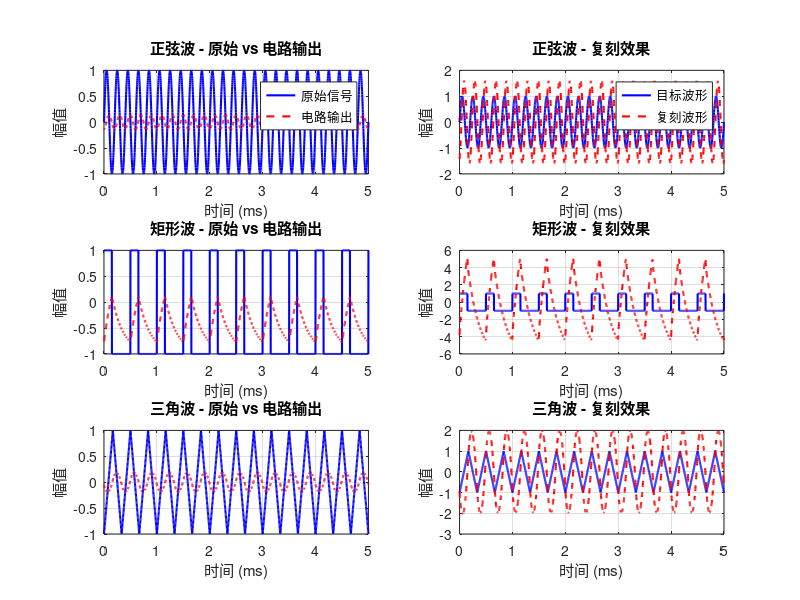
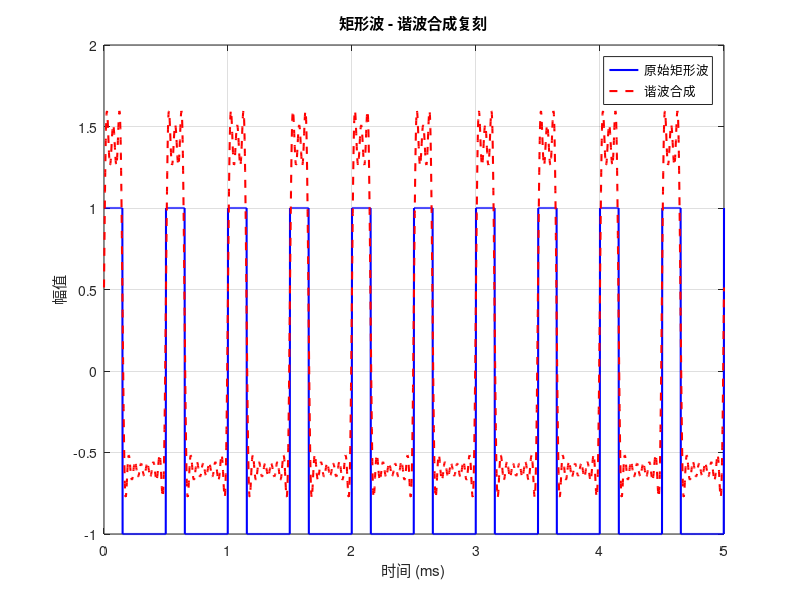
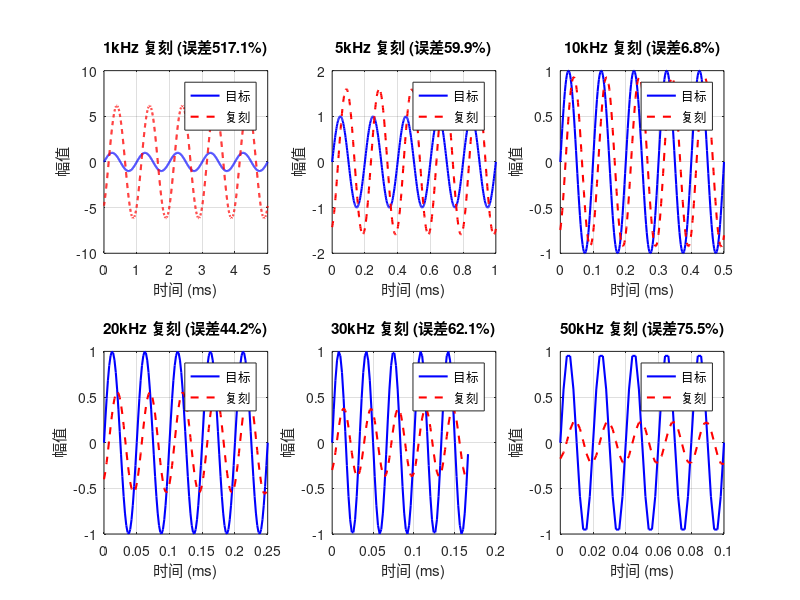

MATLAB code for these plots, in order:
%% 波形复刻算法仿真 - 发挥部分(2)
% 逆滤波器设计：使探究装置输出与未知电路输出一致

clear; clc; close all;

%% 1. 模拟未知RLC电路
R = 4.7e3;   % 4.7kΩ
L = 4.7e-3;  % 4.7mH
C = 47e-9;   % 47nF
type = 'lowpass';

% 传递函数
f = logspace(log10(1e3), log10(50e3), 500);
s = 2*pi*f * 1j;
w0 = 1/sqrt(L*C);
f0 = w0/(2*pi);
Q = sqrt(L/C)/R;

fprintf('=== 未知电路参数 ===\n');
fprintf('R=%.0fΩ, L=%.1fmH, C=%.0fnF\n', R, L*1000, C*1e9);
fprintf('谐振频率: %.2f Hz\n', f0);
fprintf('品质因数: %.4f\n', Q);

% 传递函数
H = 1 ./ (1 + s*R*C + s.^2*L*C);

%% 2. 测试波形生成
fs = 500e3;          % 采样率500kHz
t = 0:1/fs:0.005;   % 5ms时间窗口

% (a) 正弦波 5kHz
f_sin = 5000;
x_sin = sin(2*pi*f_sin*t);

% (b) 矩形波 2kHz, 占空比30%
f_sq = 2000;
duty = 30;
x_sq = square(2*pi*f_sq*t, duty);

% (c) 三角波 3kHz
f_tri = 3000;
x_tri = sawtooth(2*pi*f_tri*t, 0.5);

%% 3. 通过未知电路后的输出
function y = filter_signal(x, R, L, C, fs)
    % 使用传递函数滤波
    N = length(x);
    X = fft(x);
    f = (0:N-1) * fs / N;
    s = 2*pi*f * 1j;
    H = 1 ./ (1 + s*R*C + s.^2*L*C);
    % 共轭对称 (保证实数输出)
    if mod(N, 2) == 0
        H(N/2+2:end) = conj(H(N/2:-1:2));
    else
        H((N+1)/2+1:end) = conj(H((N+1)/2:-1:2));
    end
    Y = X .* H;
    y = real(ifft(Y));
end

y_sin = filter_signal(x_sin, R, L, C, fs);
y_sq = filter_signal(x_sq, R, L, C, fs);
y_tri = filter_signal(x_tri, R, L, C, fs);

%% 4. 逆滤波器设计
% 目标：设计逆滤波器 H_inv，使得 H_inv * H_circuit ≈ 1
% H_inv(s) = 1 / H(s) = (1 + sRC + s²LC) / 1

% 频域逆滤波
function x_inv = inverse_filter(y, R, L, C, fs)
    N = length(y);
    Y = fft(y);
    f = (0:N-1) * fs / N;
    s = 2*pi*f * 1j;

    % 原电路传递函数
    H = 1 ./ (1 + s*R*C + s.^2*L*C);

    % 逆滤波器（加正则化防止噪声放大）
    epsilon = 0.01;  % 正则化参数
    H_inv = 1 ./ (H + epsilon);

    % 限制逆滤波器增益（防止高频噪声放大）
    max_gain = 20;  % 最大增益限制
    H_inv(abs(H_inv) > max_gain) = max_gain * sign(H_inv(abs(H_inv) > max_gain));

    X_inv = Y .* H_inv;
    x_inv = real(ifft(X_inv));
end

%% 5. 波形复刻演示
figure('Name', '波形复刻效果', 'Position', [100 100 1200 900]);

% 正弦波复刻
subplot(3,2,1);
plot(t*1000, x_sin, 'b-', 'LineWidth', 1.5);
hold on;
plot(t*1000, y_sin, 'r--', 'LineWidth', 1.5);
grid on;
xlabel('时间 (ms)');
ylabel('幅值');
title('正弦波 - 原始 vs 电路输出');
legend('原始信号', '电路输出', 'Location', 'best');

subplot(3,2,2);
x_sin_inv = inverse_filter(y_sin, R, L, C, fs);
plot(t*1000, x_sin, 'b-', 'LineWidth', 1.5);
hold on;
plot(t*1000, x_sin_inv, 'r--', 'LineWidth', 1.5);
grid on;
xlabel('时间 (ms)');
ylabel('幅值');
title('正弦波 - 复刻效果');
legend('目标波形', '复刻波形', 'Location', 'best');

% 矩形波复刻
subplot(3,2,3);
plot(t*1000, x_sq, 'b-', 'LineWidth', 1.5);
hold on;
plot(t*1000, y_sq, 'r--', 'LineWidth', 1.5);
grid on;
xlabel('时间 (ms)');
ylabel('幅值');
title('矩形波 - 原始 vs 电路输出');

subplot(3,2,4);
x_sq_inv = inverse_filter(y_sq, R, L, C, fs);
plot(t*1000, x_sq, 'b-', 'LineWidth', 1.5);
hold on;
plot(t*1000, x_sq_inv, 'r--', 'LineWidth', 1.5);
grid on;
xlabel('时间 (ms)');
ylabel('幅值');
title('矩形波 - 复刻效果');

% 三角波复刻
subplot(3,2,5);
plot(t*1000, x_tri, 'b-', 'LineWidth', 1.5);
hold on;
plot(t*1000, y_tri, 'r--', 'LineWidth', 1.5);
grid on;
xlabel('时间 (ms)');
ylabel('幅值');
title('三角波 - 原始 vs 电路输出');

subplot(3,2,6);
x_tri_inv = inverse_filter(y_tri, R, L, C, fs);
plot(t*1000, x_tri, 'b-', 'LineWidth', 1.5);
hold on;
plot(t*1000, x_tri_inv, 'r--', 'LineWidth', 1.5);
grid on;
xlabel('时间 (ms)');
ylabel('幅值');
title('三角波 - 复刻效果');

%% 6. 误差分析
fprintf('\n=== 波形复刻误差分析 ===\n');

% 计算稳态部分的误差（忽略瞬态）
t_start = round(length(t)*0.2);  % 跳过前20%
t_end = round(length(t)*0.8);    % 跳过后20%

% 正弦波误差
x_sin_inv = inverse_filter(y_sin, R, L, C, fs);
rmse_sin = sqrt(mean((x_sin(t_start:t_end) - x_sin_inv(t_start:t_end)).^2));
amp_error_sin = abs(max(x_sin_inv(t_start:t_end)) - max(x_sin(t_start:t_end))) / max(x_sin(t_start:t_end)) * 100;
fprintf('正弦波: RMSE=%.4f, 幅度误差=%.2f%%\n', rmse_sin, amp_error_sin);

% 矩形波误差
x_sq_inv = inverse_filter(y_sq, R, L, C, fs);
rmse_sq = sqrt(mean((x_sq(t_start:t_end) - x_sq_inv(t_start:t_end)).^2));
fprintf('矩形波: RMSE=%.4f\n', rmse_sq);

% 三角波误差
x_tri_inv = inverse_filter(y_tri, R, L, C, fs);
rmse_tri = sqrt(mean((x_tri(t_start:t_end) - x_tri_inv(t_start:t_end)).^2));
fprintf('三角波: RMSE=%.4f\n', rmse_tri);

%% 7. 谐波分析法（用于矩形波复刻）
fprintf('\n=== 谐波分析法 ===\n');

function [amps, phases] = harmonic_analysis(x, f_fund, fs, n_harmonics)
    N = length(x);
    X = fft(x);
    f = (0:N/2) * fs / N;

    amps = zeros(1, n_harmonics);
    phases = zeros(1, n_harmonics);

    for h = 1:n_harmonics
        f_target = h * f_fund;
        [~, idx] = min(abs(f - f_target));
        amps(h) = 2 * abs(X(idx)) / N;
        phases(h) = angle(X(idx));
    end
end

% 分析矩形波谐波
n_harm = 10;
[amps_sq, phases_sq] = harmonic_analysis(x_sq, f_sq, fs, n_harm);

fprintf('矩形波谐波分析:\n');
fprintf('谐波次数\t频率(Hz)\t幅度\t\t相位(°)\n');
for h = 1:n_harm
    fprintf('%d\t\t%d\t\t%.4f\t\t%.2f\n', h, h*f_sq, amps_sq(h), phases_sq(h)*180/pi);
end

%% 8. 基于谐波合成的复刻方法
function x_synth = harmonic_synthesis(amps, phases, f_fund, fs, duration)
    t = 0:1/fs:duration;
    x_synth = zeros(size(t));
    for h = 1:length(amps)
        x_synth = x_synth + amps(h) * cos(2*pi*h*f_fund*t + phases(h));
    end
end

% 用谐波合成复刻矩形波
x_sq_synth = harmonic_synthesis(amps_sq, phases_sq, f_sq, fs, max(t));

figure('Name', '谐波合成复刻', 'Position', [100 100 800 400]);
plot(t*1000, x_sq, 'b-', 'LineWidth', 1.5);
hold on;
plot(t*1000, x_sq_synth, 'r--', 'LineWidth', 1.5);
grid on;
xlabel('时间 (ms)');
ylabel('幅值');
title('矩形波 - 谐波合成复刻');
legend('原始矩形波', '谐波合成', 'Location', 'best');

%% 9. 频率扫描复刻测试
fprintf('\n=== 频率扫描复刻测试 ===\n');
freq_test = [1000, 5000, 10000, 20000, 30000, 50000];
results = zeros(length(freq_test), 2);

figure('Name', '频率扫描复刻', 'Position', [100 100 1200 800]);

for i = 1:length(freq_test)
    f_test = freq_test(i);
    t_test = 0:1/fs:5/f_test;  % 5个周期
    x_test = sin(2*pi*f_test*t_test);
    y_test = filter_signal(x_test, R, L, C, fs);
    x_rep = inverse_filter(y_test, R, L, C, fs);

    % 计算幅度误差
    amp_error = abs(max(x_rep) - max(x_test)) / max(x_test) * 100;
    results(i, :) = [f_test, amp_error];

    subplot(2,3,i);
    plot(t_test*1000, x_test, 'b-', 'LineWidth', 1.5);
    hold on;
    plot(t_test*1000, x_rep, 'r--', 'LineWidth', 1.5);
    grid on;
    xlabel('时间 (ms)');
    ylabel('幅值');
    title(sprintf('%dkHz 复刻 (误差%.1f%%)', f_test/1000, amp_error));
    legend('目标', '复刻', 'Location', 'best');
end

fprintf('频率\t幅度误差\n');
for i = 1:length(freq_test)
    fprintf('%dkHz\t%.2f%%\n', results(i,1)/1000, results(i,2));
end

%% 10. 生成STM32逆滤波器参数
fprintf('\n=== STM32逆滤波器配置 ===\n');
fprintf('// 逆滤波器参数（由MATLAB仿真生成）\n');
fprintf('typedef struct {\n');
fprintf('    float R;  // 估计的电路电阻\n');
fprintf('    float L;  // 估计的电路电感\n');
fprintf('    float C;  // 估计的电路电容\n');
fprintf('    float max_gain;  // 逆滤波器最大增益限制\n');
fprintf('    float epsilon;   // 正则化参数\n');
fprintf('} InverseFilter;\n\n');

fprintf('// 波形复刻参数\n');
fprintf('WaveformRepConfig wave_config = {\n');
fprintf('    .max_gain = 20.0f,\n');
fprintf('    .epsilon = 0.01f,\n');
fprintf('    .n_harmonics = 10  // 谐波分析数量\n');
fprintf('};\n');

fprintf('\n波形复刻算法仿真完成！\n');
